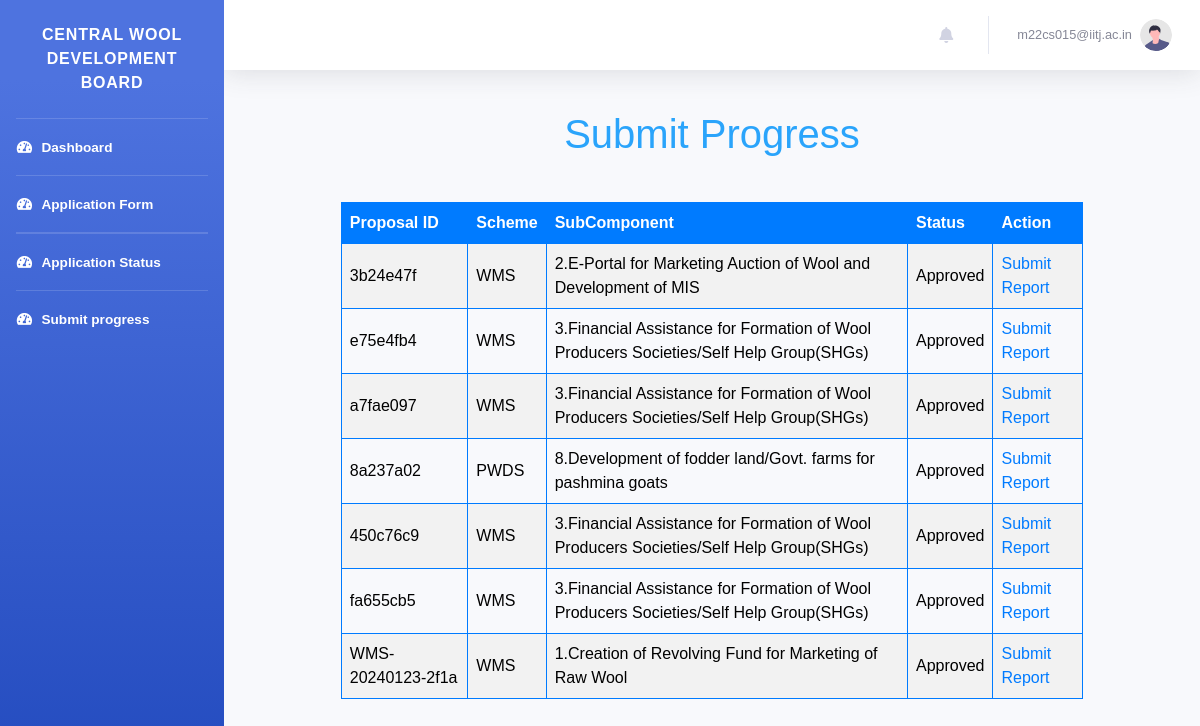
The page /dashboard/progress_report/ (signed in) on the database as committed earlier.
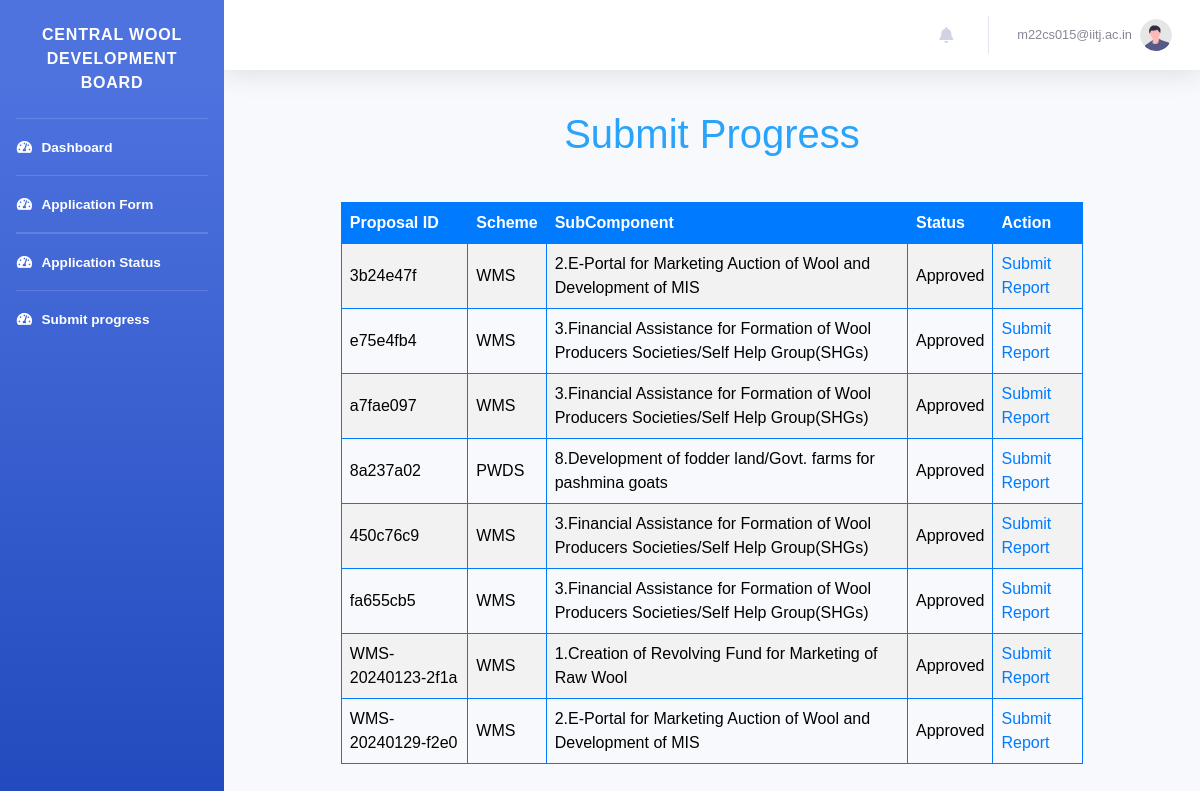
The same page on the database as committed later.
### authapp/models.py (models this page shows, shortened)
class Proposal(models.Model):
    STATUS_CHOICES = [
        ('Pending', 'Pending'),
        ('Approved', 'Approved'),
        ('Completed', 'Completed'),
        ('Rejected', 'Rejected'),
        ('Resubmit','Resubmit')
    ]
    user = models.ForeignKey(settings.AUTH_USER_MODEL, on_delete=models.CASCADE)
    name_and_address = models.TextField()
    implementingAgencyState = models.CharField(max_length=100, blank=True, null=True)
    project_scheme = models.CharField(max_length=20)
    scheme_component = models.CharField(max_length=100)
    nature_of_applicant = models.CharField(max_length=50)
    other_nature = models.CharField(max_length=50, blank=True, null=True)
    brief_of_agency = models.TextField()
    objectives_of_project = models.TextField()
    brief_of_project = models.TextField()
    justification_of_project = models.TextField()
    methodology_of_project = models.TextField()
    expected_outcome = models.FileField(upload_to='excel_files/', blank=True, null=True)
    scenario_change = models.TextField()
    beneficiaries = models.FileField(upload_to='excel_files/', blank=True, null=True)
    mode_of_selection = models.TextField()
    component_wise_cost = models.FileField(upload_to='excel_files/', blank=True, null=True)
    component_wise_duration = models.FileField(upload_to='excel_files/', blank=True, null=True)
    location_of_project = models.CharField(max_length=100)
    associated_agency = models.TextField()
    bank_details = models.TextField()
    nodal_officer_details = models.TextField()
    other_info = models.TextField()
    status = models.CharField(max_length=20, choices=STATUS_CHOICES, default='Pending')
    total_fund_allocated = models.DecimalField(max_digits=20, decimal_places=2,blank=True,null=True)
    project_sanction_letter = models.FileField(upload_to='sanction_letters/',null=True)
    Approved_by=models.CharField(max_length=50,null=True,blank=True)
    project_report = models.FileField(upload_to='pdf_files/', blank=True, null=True)
    covering_letter = models.FileField(upload_to='pdf_files/', blank=True, null=True)
    unique_id = models.CharField(max_length=8, unique=True)
    created_at = models.DateTimeField(auto_now_add=True)
    total_duration = models.IntegerField(blank=True, null=True)
    goals = models.JSONField(default=dict)

### authapp/views.py (the view)
# urls.py: path('dashboard/progress_report/', views.progress_report, name='progress_report'),
@login_required
def progress_report(request):
    user = request.user
    proposals = Proposal.objects.filter(user=user, status='Approved')
    return render(request, 'progressReports/progressreport.html', {'proposals': proposals})

### templates/progressReports/progressreport.html (shortened to what the changed rows need)
{% extends 'base_dashboard.html' %}
{% block content%}
    <header>
        <h1>Submit Progress</h1>
    </header>
    <table>
        <tr>
            <th>Proposal ID</th>
            <th>Scheme</th>
            <th>SubComponent</th>
            <th>Status</th>
            <th>Action</th>
        </tr>
        {% for proposal in proposals %}
            <tr>
                <td>{{ proposal.unique_id }}</td>
                <td>{{ proposal.project_scheme }}</td>
                <td>{{proposal.scheme_component}}</td>
                <td>{{ proposal.status }}</td>
                <td>
                    {% if proposal.status == 'Approved' %}
                        {% if proposal.scheme_component == '1.Creation of Revolving Fund for Marketing of Raw Wool' %}
                            <a href="{% url 'authapp:revolving_fund_progress_report' proposal.unique_id %}">Submit Report</a>
                        {% elif proposal.scheme_component == '2.E-Portal for Marketing Auction of Wool and Development of MIS' %}
                            <a href="{% url 'authapp:eportal_progress_report' proposal.unique_id %}">Submit Report</a>
                        {% elif proposal.scheme_component == '3.Financial Assistance for Formation of Wool Producers Societies/Self Help Group(SHGs)' %}
                            <a href="{% url 'authapp:selfhelpgroup_report' proposal.unique_id %}">Submit Report</a>
                        {% elif proposal.scheme_component == '4.Organizing Buyers Sellers Meets' %}
                            <a href="{% url 'authapp:buyersellerexpo_report' proposal.unique_id %}">Submit Report</a>
                        {% elif proposal.scheme_component == '5.Financial Assistance to Strengthening Infrastructure Required for Wool Marketing' %}
                            <a href="{% url 'authapp:infrastructuredevelopment_report' proposal.unique_id %}">Submit Report</a>
                        {% elif proposal.scheme_component == '6.Organization of Domestic Independent Woolen Expo' %}
                            <a href="{% url 'authapp:woolen_expo' proposal.unique_id %}">Submit Report</a>
                        {% elif proposal.scheme_component == '7.Organizing Domestic Expo on Hiring Stall Basis' %}
                            <a href="{% url 'authapp:woolen_expo_hiring' proposal.unique_id %}">Submit Report</a>
                        {% elif proposal.scheme_component == '1.Establishing Common Facility Centres (CFCs) for Wool Processing Machines/Facilities' %}
                            <a href="{% url 'authapp:cfc_progress_report' proposal.unique_id %}">Submit Report</a>
                        {% elif proposal.scheme_component == '2.Financial Assistance for Sheep Shearing Machines' %}
                            <a href="{% url 'authapp:sheep_shearing_machining' proposal.unique_id %}">Submit Report</a>
                        {% elif proposal.scheme_component == '3.Financial Assistance for Other Machines and Equipments' %}
                            <a href="{% url 'authapp:equipment' proposal.unique_id %}">Submit Report</a>
                        {% elif proposal.scheme_component == '4.Financial Assistance for Distribution of Small Tools for Manufacturing of Woolen Items' %}
                            <a href="{% url 'authapp:small_tools_distribution' proposal.unique_id %}">Submit Report</a>
                        {% elif proposal.scheme_component == '1.Short Term Training Program for Manufacturing and Weaving of Woolen Items' %}
                            <a href="{% url 'authapp:short_term_programme' proposal.unique_id %}">Submit Report</a>
                        {% elif proposal.scheme_component == '2.On-Site Training for Industrial Workers' %}
                            <a href="{% url 'authapp:onsite_training_progress_report' proposal.unique_id %}">Submit Report</a>
                        {% elif proposal.scheme_component == '3.Training on Machine Sheep Shearing' %}
                            <a href="{% url 'authapp:shearing_machine_training_report' proposal.unique_id %}">Submit Report</a>
                        {% elif proposal.scheme_component == '4.Research and Development Projects' %}
                            <a href="{% url 'authapp:rd_report' proposal.unique_id %}">Submit Report</a>
                        {% elif proposal.scheme_component == '5.International/Domestic Corporations Stakeholders Meeting/Conference' %}
                            <a href="{% url 'authapp:domestic_meeting_report' proposal.unique_id %}">Submit Report</a>
                        {% elif proposal.scheme_component == '6.Organizing Seminars, Workshops, Sheep Mela, Fare, Meet' %}
                            <a href="{% url 'authapp:organising_seminar_report' proposal.unique_id %}">Submit Report</a>
                        {% elif proposal.scheme_component == '7.Wool Survey and Study on Wool Sector' %}
                            <a href="{% url 'authapp:wool_survey_report' proposal.unique_id %}">Submit Report</a>
                        {% elif proposal.scheme_component == '8.Operating Existing Wool Testing Lab at Bikaner Including Upgradation and WDTC/ISC at Kullu' %}
                            <a href="{% url 'authapp:wool_testing_lab_report' proposal.unique_id %}">Submit Report</a>
                        {% elif proposal.scheme_component == '9.Publicity of Scheme, Monitoring of Projects, Common Visits, Evaluation of Projects/Schemes, and Awareness Program for Swachhta, etc.' %}
                            <a href="{% url 'authapp:publicity_monitoring_report' proposal.unique_id %}">Submit Report</a>
                        {% elif proposal.scheme_component == '1.Revolving fund for pashmina wool marketing (For UT of J&K & UT of Ladakh)' %}
                            <a href="{% url 'authapp:pashmina_revolving_fund_progress_report' proposal.unique_id %}">Submit Report</a>
                        {% elif proposal.scheme_component == '2.Setting of machines for pashmina wool processing' %}
                            <a href="{% url 'authapp:pashmina_cfc_report' proposal.unique_id %}">Submit Report</a>
                        {% elif proposal.scheme_component == '3.Construction of shelter shed with guard rooms for pashmina goat' %}
                            <a href="{% url 'authapp:shelter_shed_report' proposal.unique_id %}">Submit Report</a>
                        {% elif proposal.scheme_component == '4.Distribution of portable tents with accessories' %}
                            <a href="{% url 'authapp:portable_tent_report' proposal.unique_id %}">Submit Report</a>
                        {% elif proposal.scheme_component == '5.Distribution of predator-proof corral with LED lights' %}
                            <a href="{% url 'authapp:predator_proof_lights_report' proposal.unique_id %}">Submit Report</a>
                        {% elif proposal.scheme_component == '6.Testing equipment, including DNA analyzer for identification/testing of pashmina products' %}
                            <a href="{% url 'authapp:testing_equipment_report' proposal.unique_id %}">Submit Report</a>
                        {% elif proposal.scheme_component == '7.Development of showroom at Dehairing Plant premises at Leh' %}
                            <a href="{% url 'authapp:showroom_development_report' proposal.unique_id %}">Submit Report</a>
                        {% elif proposal.scheme_component == '8.Development of fodder land/Govt. farms for pashmina goats' %}
                            <a href="{% url 'authapp:fodder_land_development_report' proposal.unique_id %}">Submit Report</a>
                        {% endif %}
                    {% endif %}
                </td>
            </tr>
        {% endfor %}
    </table>
{% endblock %}

Rows that differ between the two databases and show on the page:
added Proposal: unique_id "WMS-20240129-f2e0", project_scheme "WMS", scheme_component "2.E-Portal for Marketing Auction of Wool and Development of MIS", status "Approved", shows "Submit Report"
